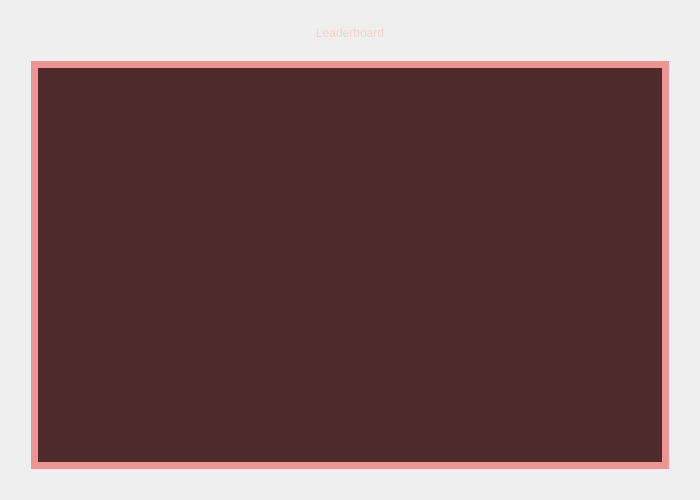
<?xml version="1.0" encoding="UTF-8"?>
<ui version="4.0">
 <class>Leaderboard</class>
 <widget class="QDialog" name="Leaderboard">
  <property name="geometry">
   <rect>
    <x>0</x>
    <y>0</y>
    <width>700</width>
    <height>500</height>
   </rect>
  </property>
  <property name="minimumSize">
   <size>
    <width>700</width>
    <height>300</height>
   </size>
  </property>
  <property name="maximumSize">
   <size>
    <width>700</width>
    <height>700</height>
   </size>
  </property>
  <property name="windowTitle">
   <string>MATFWars</string>
  </property>
  <property name="styleSheet">
   <string notr="true">#Leaderboard{
background-image: url(:/background/background2.jpg);
}</string>
  </property>
  <layout class="QVBoxLayout" name="verticalLayout_2">
   <item>
    <layout class="QVBoxLayout" name="verticalLayout">
     <property name="leftMargin">
      <number>20</number>
     </property>
     <property name="topMargin">
      <number>0</number>
     </property>
     <property name="rightMargin">
      <number>20</number>
     </property>
     <property name="bottomMargin">
      <number>20</number>
     </property>
     <item>
      <spacer name="verticalSpacer_2">
       <property name="orientation">
        <enum>Qt::Vertical</enum>
       </property>
       <property name="sizeType">
        <enum>QSizePolicy::Minimum</enum>
       </property>
       <property name="sizeHint" stdset="0">
        <size>
         <width>10</width>
         <height>15</height>
        </size>
       </property>
      </spacer>
     </item>
     <item>
      <widget class="QLabel" name="leaderboard_label">
       <property name="styleSheet">
        <string notr="true">font: 600 30pt &quot;URW Bookman&quot;;
color: rgb(246, 206, 206);</string>
       </property>
       <property name="text">
        <string>&lt;html&gt;&lt;head/&gt;&lt;body&gt;&lt;p&gt;Leaderboard&lt;/p&gt;&lt;/body&gt;&lt;/html&gt;</string>
       </property>
       <property name="alignment">
        <set>Qt::AlignCenter</set>
       </property>
      </widget>
     </item>
     <item>
      <spacer name="verticalSpacer">
       <property name="orientation">
        <enum>Qt::Vertical</enum>
       </property>
       <property name="sizeType">
        <enum>QSizePolicy::Minimum</enum>
       </property>
       <property name="sizeHint" stdset="0">
        <size>
         <width>20</width>
         <height>15</height>
        </size>
       </property>
      </spacer>
     </item>
     <item>
      <widget class="QTextBrowser" name="leaderboard_textBrowser">
       <property name="styleSheet">
        <string notr="true">background-color: rgb(79, 43, 43);
border:7px solid;
border-color: rgb(238, 148, 148);
</string>
       </property>
      </widget>
     </item>
    </layout>
   </item>
  </layout>
 </widget>
 <resources/>
 <connections/>
</ui>
